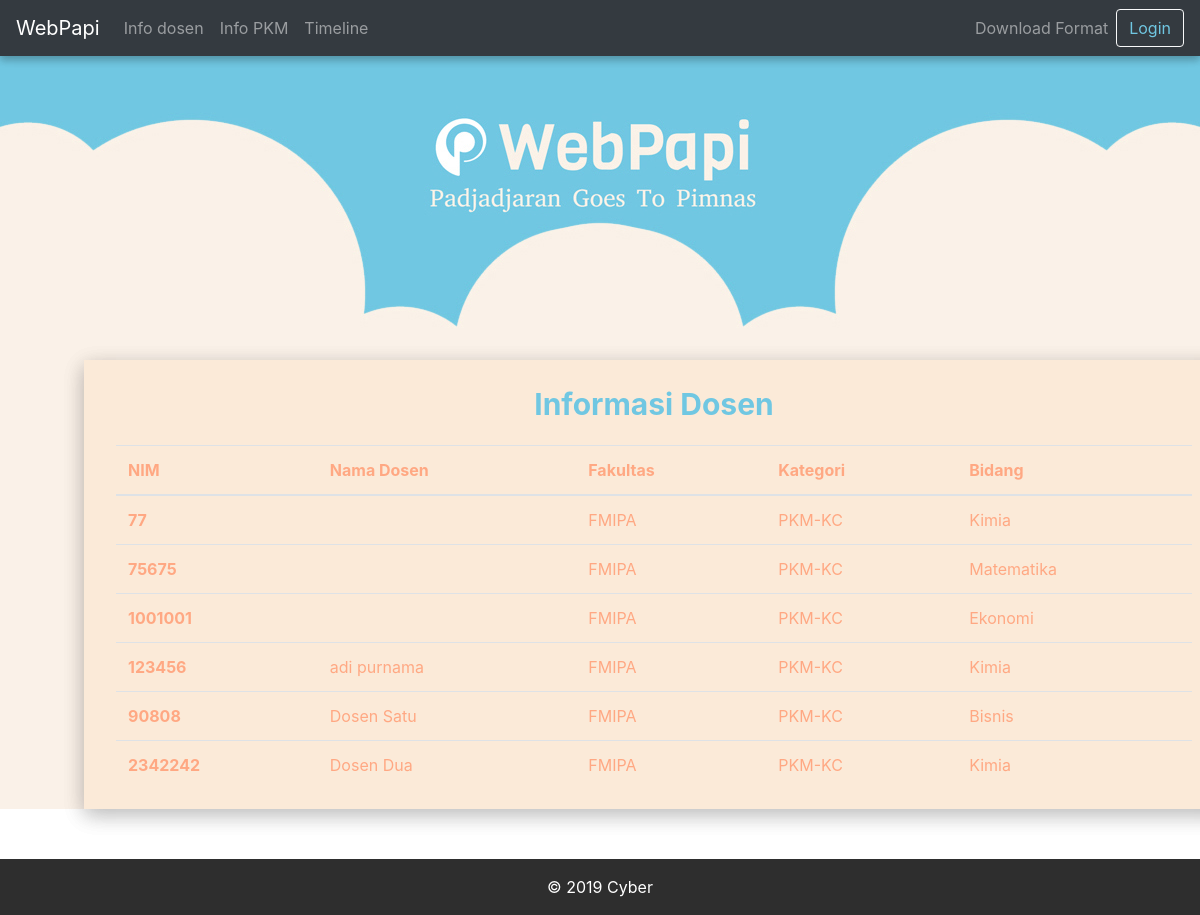
Before: /info-dosen/ with the older database file.
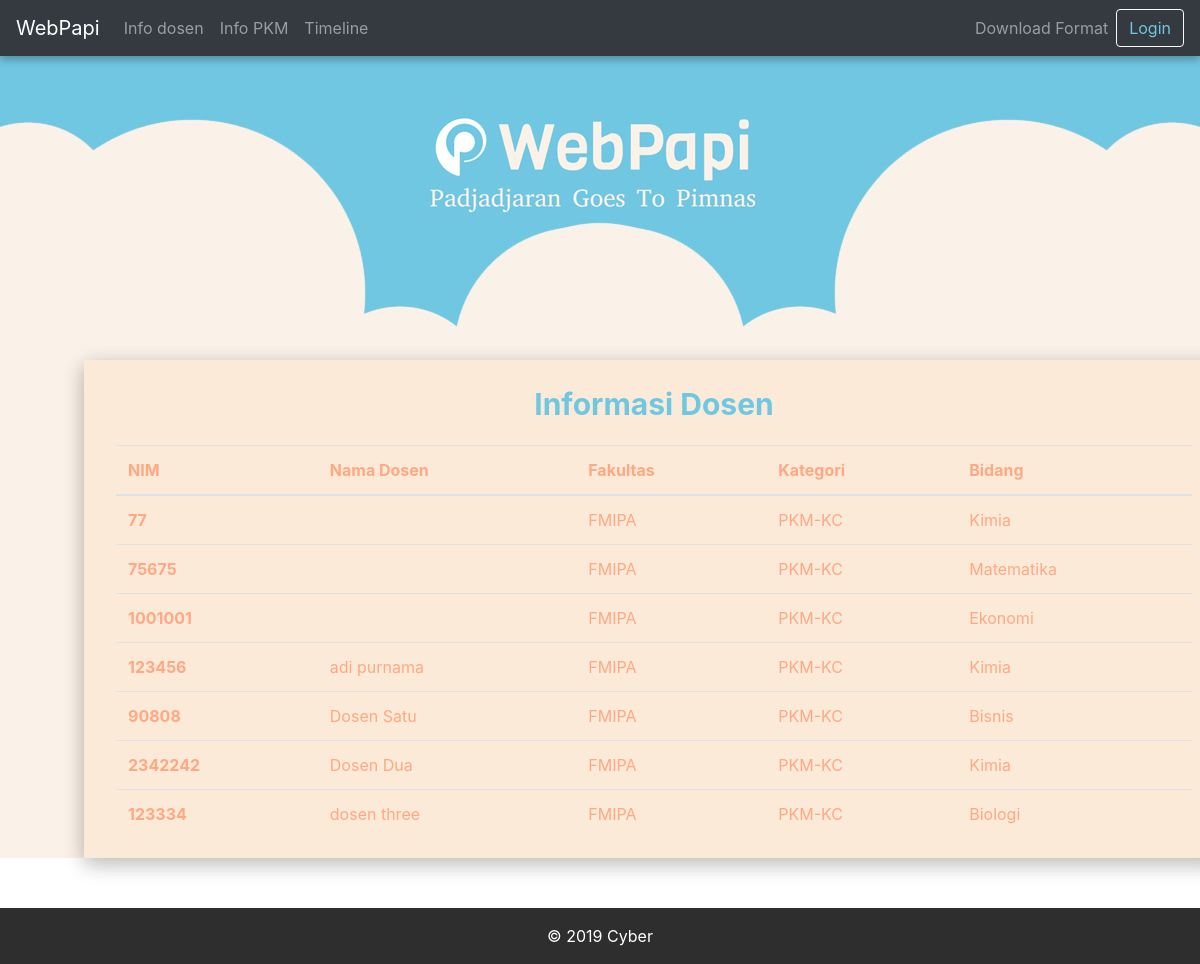
After: the same page with the newer database file.
### users/models.py (models this page shows, shortened)
class Dosen(models.Model):
    user = models.OneToOneField(User,on_delete=models.CASCADE, primary_key=True)
    nip = models.IntegerField(blank=True, null=True)
    bidang = models.ForeignKey('papi.KategoriPKM',on_delete=models.CASCADE,default=1)
    fakultas = models.ForeignKey('Fakultas',on_delete=models.CASCADE,default=1)

class Fakultas(models.Model):
    namaFakultas = models.CharField(max_length=10,default="")

class User(AbstractUser):
    is_student = models.BooleanField(default=False)
    is_teacher = models.BooleanField(default=False)
    kontak = models.CharField(max_length=13)
    email = models.EmailField(unique= True, null=True)
    USERNAME_FIELD ='email'
    REQUIRED_FIELDS = []

### papi/models.py (models this page shows, shortened)
class KategoriPKM(models.Model):
    namaKategori = models.CharField(max_length=50)

### papi/views.py (the view)
# urls.py: path('info-dosen/', views.info_dosen, name='info-dosen'),
def info_dosen(request):
    dosen =Dosen.objects.all()
    context ={
        'dosen':dosen,
    }
    return render(request,'papi/info_dosen.html',context)

### papi/templates/papi/info_dosen.html (shortened to what this page needs)
{% extends 'papi/base.html' %}
{% load static %}
{% block content %}
    <div class="container-fluid text-center" style="background-image: url({% static 'papi/img/Head.jpg' %});background-position: top;background-size: auto;">
        <div style="min-height: 330px;"></div>
    </div>
    <div class="login-clean" style="background-color: #FAF1E8;">
        <div class="container" style="min-width: 80%;background-color: #fbead8;margin-top: -50px;margin-bottom: 50px; box-shadow: 0 6px 20px 0 rgba(0, 0, 0, 0.15), 0 6px 20px 0 rgba(0, 0, 0, 0.15); margin-right: 10%; margin-left: 7%">
            <div class="illustration"></div>
            <div class="form-row">
                <div class="col">
                    <p class="text-center" style="color: #70c7e2;font-size: 30px;font-weight: bold;">Informasi Dosen<br></p>
                </div>
            </div>
            <div class="container">
                <div class="table-responsive">
                    <table class="table">
                        <thead>
                        <tr>
                            <th scope="col">NIM</th>
                            <th scope="col">Nama Dosen</th>
                            <th scope="col">Fakultas</th>
                            <th scope="col">Kategori</th>
                            <th scope="col">Bidang</th>
                        </tr>
                        </thead>
                        <tbody>
                        {% for dos in dosen %}
                            <tr>
                                <th scope="row">{{ dos.nip }}</th>
                                <td>{{ dos.user.first_name }} {{ dos.user.last_name }}</td>
                                <td>{{ dos.fakultas.namaFakultas }}</td>
                                <td>PKM-KC</td>
                                <td>{{ dos.bidang.namaKategori }}</td>
                            </tr>
                        {% endfor %}
                        </tbody>
                    </table>
                </div>
            </div>
        </div>
    </div>
{% endblock %}

Changed rows visible on the page:
added Dosen: nip "123334", user.first_name "dosen", user.last_name "three", fakultas.namaFakultas "FMIPA", bidang.namaKategori "Biologi"
